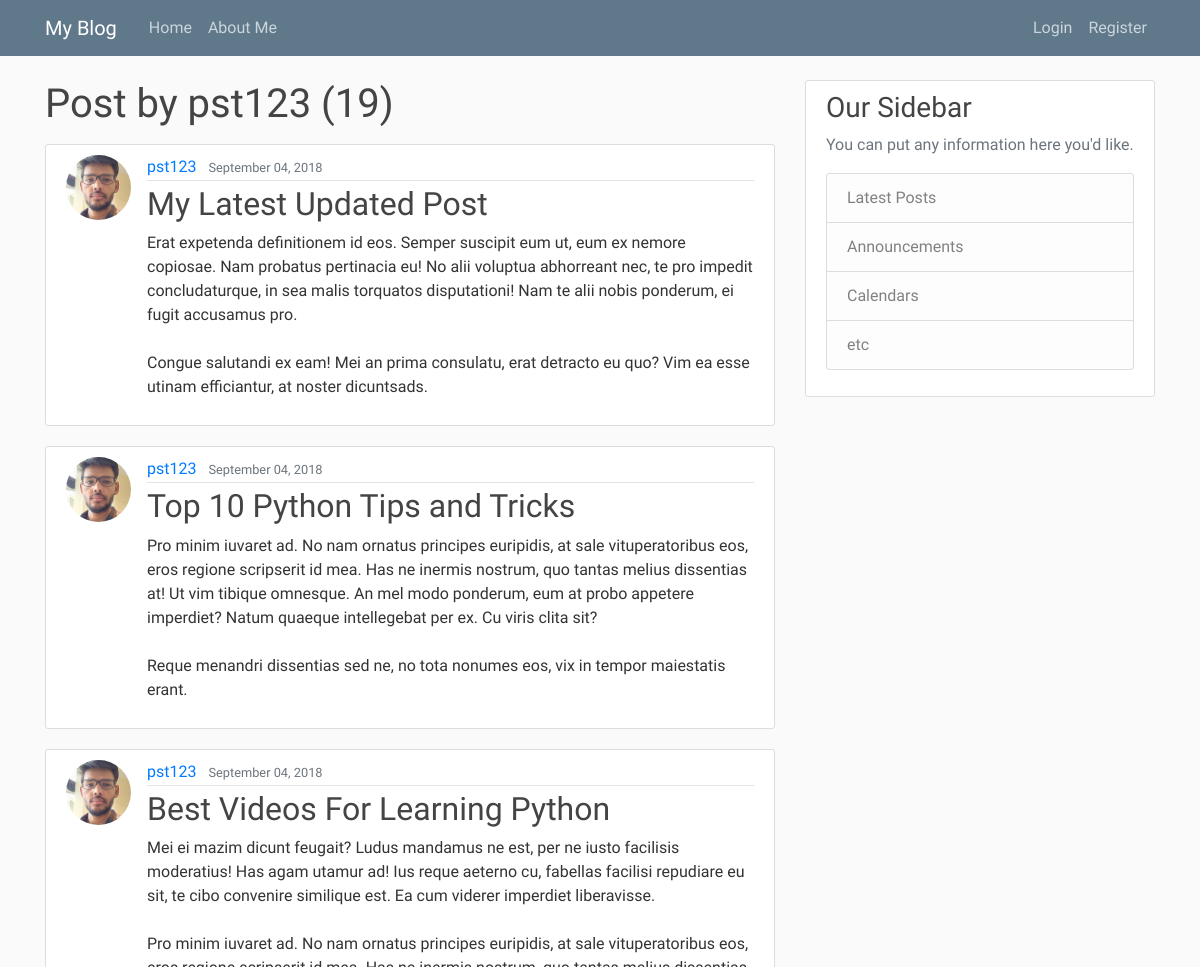
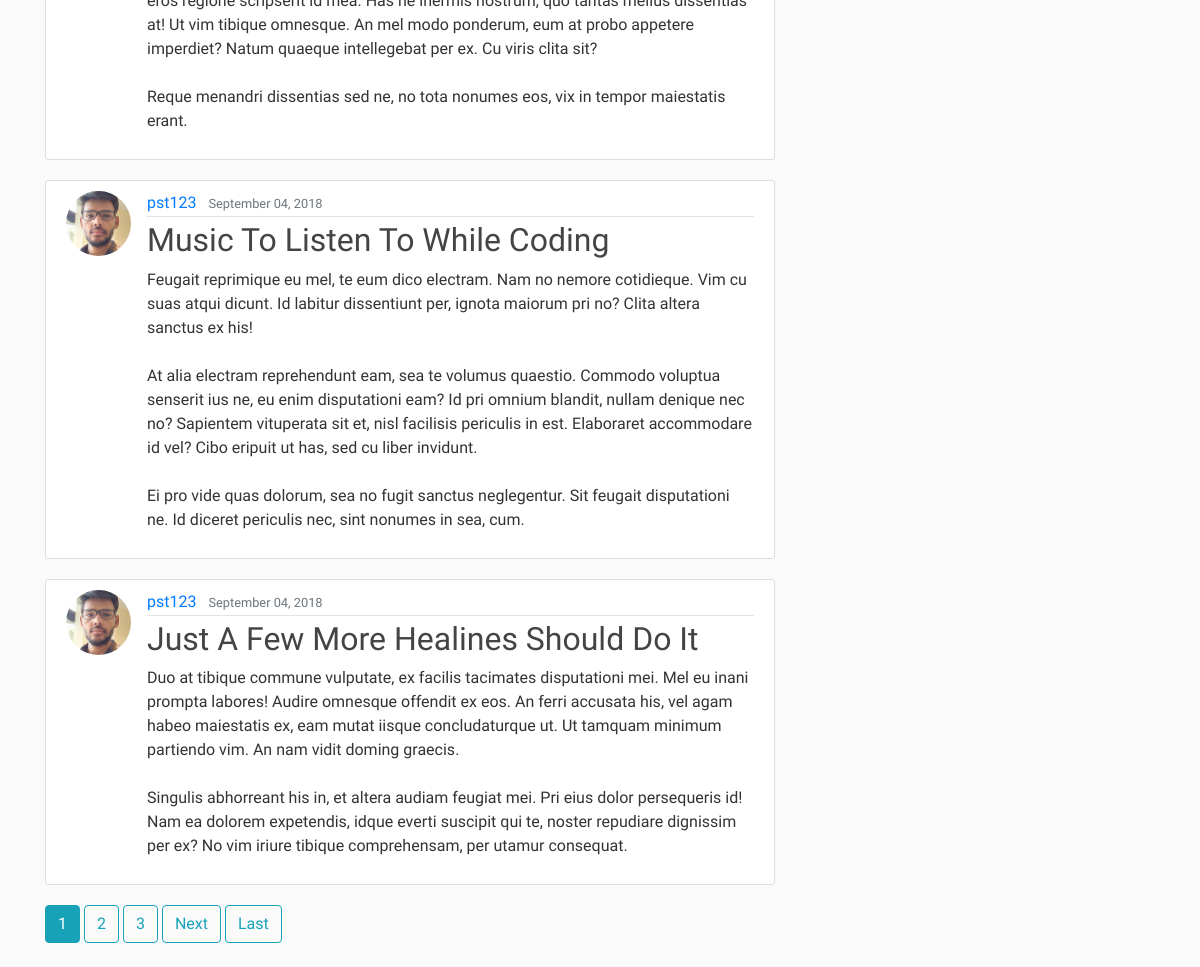
The page /posts/users/pst123/ on the database its author committed (2 pictures, top to bottom).
### blog/models.py (models this page shows, shortened)
class Post(models.Model):
    title = models.CharField(max_length=100)
    content = models.TextField()
    date_posted = models.DateTimeField(default=timezone.now)
    author = models.ForeignKey(User, on_delete=models.CASCADE)

### users/models.py (models this page shows, shortened)
class Profile(models.Model):
    user = models.OneToOneField(User, on_delete=models.CASCADE)
    image = models.ImageField(default='default.jpg', upload_to='profile_pics')

### blog/views.py (the view)
# urls.py: path('users/<str:username>/', UserPostListView.as_view(), name='user-posts'),
class UserPostListView(ListView):
    model = Post
    template_name = 'blog/user_posts.html'
    context_object_name = 'posts'
    ordering = ['-date_posted']
    paginate_by = 5
    def get_queryset(self):
        user = get_object_or_404(User, username=self.kwargs.get('username'))
        return Post.objects.filter(author=user).order_by('-date_posted')

### blog/templates/blog/user_posts.html (shortened to what this page needs)
{% extends 'blog/base.html' %}
{% block content %}
  <h1 class="mb-3"> Post by {{ view.kwargs.username }} ({{ page_obj.paginator.count }}) </h1>
   {% for post in posts %}
          <article class="media content-section">
                  <img class="rounded-circle article-img"
                       src="{{ post.author.profile.image.url }}">
                  <div class="media-body">
                     <div class="article-metadata">
                        <a class="mr-2" href="{% url 'user-posts' post.author.username %}">{{ post.author }}</a>
                        <small class="text-muted">{{ post.date_posted|date:"F d, Y" }}</small>
                     </div>
                     <h2><a class="article-title"
                           href="{% url 'post-detail' post.id %}">{{ post.title }}
                        </a>
                    </h2>
                    <p class="article-content">{{ post.content }}</p>
                  </div>
          </article>
   {% endfor %}
   {% if is_paginated %}
      {% for num in page_obj.paginator.page_range %}
           {% if page_obj.number == num %}
              <a class="btn btn-info mb-4" href="?page={{ num }}"> {{ num }}</a>
           {% elif num > page_obj.number|add:'-3' and num < page_obj.number|add:'3' %}
              <a class="btn btn-outline-info mb-4" href="?page={{ num }}"> {{ num }}</a>
           {% endif %}
      {% endfor %}
      {% if page_obj.has_next %}
          <a class="btn btn-outline-info mb-4" href="?page={{ page_obj.next_page_number }}"> Next </a>
          <a class="btn btn-outline-info mb-4" href="?page={{ page_obj.paginator.num_pages }}"> Last </a>
      {% endif %}
   {% endif %}
{% endblock content %}

### blog/static/blog/css/main.css (style rules this page uses)
body { background: #fafafa; color: #333333; margin-top: 5rem; font-family: 'Karma', serif; }
h1, h2, h3, h4, h5, h6 { color: #444444; }
.content-section { background: #ffffff; padding: 10px 20px; border: 1px solid #dddddd; border-radius: 3px; margin-bottom: 20px; }
.article-title { color: #444444; }
.article-content { white-space: pre-line; }
.article-img { height: 65px; width: 65px; margin-right: 16px; }
.article-metadata { padding-bottom: 1px; margin-bottom: 4px; border-bottom: 1px solid #e3e3e3 }

### rows shown on the page
Post: author.profile.image (picture), author "pst123", date_posted "September 04, 2018", title "My Latest Updated Post", content "Erat expetenda definitionem id eos. Semper suscipit eum ut, eum ex nemore copiosae. Nam probatus pertinacia eu! No alii voluptua abhorreant nec, te pro impedit concludaturque, in sea malis torquatos disputationi! Nam te alii nobis ponderum, ei fugit accusamus pro. Congue salutandi ex eam! Mei an prima consulatu, erat detracto eu quo? Vim ea esse utinam efficiantur, at noster dicuntsads."
Post: author.profile.image (picture), author "pst123", date_posted "September 04, 2018", title "Top 10 Python Tips and Tricks", content "Pro minim iuvaret ad. No nam ornatus principes euripidis, at sale vituperatoribus eos, eros regione scripserit id mea. Has ne inermis nostrum, quo tantas melius dissentias at! Ut vim tibique omnesque. An mel modo ponderum, eum at probo appetere imperdiet? Natum quaeque intellegebat per ex. Cu viris clita sit? Reque menandri dissentias sed ne, no tota nonumes eos, vix in tempor maiestatis erant."
Post: author.profile.image (picture), author "pst123", date_posted "September 04, 2018", title "Best Videos For Learning Python", content "Mei ei mazim dicunt feugait? Ludus mandamus ne est, per ne iusto facilisis moderatius! Has agam utamur ad! Ius reque aeterno cu, fabellas facilisi repudiare eu sit, te cibo convenire similique est. Ea cum viderer imperdiet liberavisse. Pro minim iuvaret ad. No nam ornatus principes euripidis, at sale vituperatoribus eos, eros regione scripserit id mea. Has ne inermis nostrum, quo tantas melius dissentias at! Ut vim tibique omnesque. An mel modo ponderum, eum at probo appetere imperdiet? Natum quaeque intellegebat per ex. Cu viris clita sit? Reque menandri dissentias sed ne, no tota nonumes eos, vix in tempor maiestatis erant."
Post: author.profile.image (picture), author "pst123", date_posted "September 04, 2018", title "Music To Listen To While Coding", content "Feugait reprimique eu mel, te eum dico electram. Nam no nemore cotidieque. Vim cu suas atqui dicunt. Id labitur dissentiunt per, ignota maiorum pri no? Clita altera sanctus ex his! At alia electram reprehendunt eam, sea te volumus quaestio. Commodo voluptua senserit ius ne, eu enim disputationi eam? Id pri omnium blandit, nullam denique nec no? Sapientem vituperata sit et, nisl facilisis periculis in est. Elaboraret accommodare id vel? Cibo eripuit ut has, sed cu liber invidunt. Ei pro vide quas dolorum, sea no fugit sanctus neglegentur. Sit feugait disputationi ne. Id diceret periculis nec, sint nonumes in sea, cum."
Post: author.profile.image (picture), author "pst123", date_posted "September 04, 2018", title "Just A Few More Healines Should Do It", content "Duo at tibique commune vulputate, ex facilis tacimates disputationi mei. Mel eu inani prompta labores! Audire omnesque offendit ex eos. An ferri accusata his, vel agam habeo maiestatis ex, eam mutat iisque concludaturque ut. Ut tamquam minimum partiendo vim. An nam vidit doming graecis. Singulis abhorreant his in, et altera audiam feugiat mei. Pri eius dolor persequeris id! Nam ea dolorem expetendis, idque everti suscipit qui te, noster repudiare dignissim per ex? No vim iriure tibique comprehensam, per utamur consequat."

### other values the page prints
{{ view.kwargs.username }} "pst123"
{{ page_obj.paginator.count }} "19"
{{ num }} "1"
{{ num }} "2" "3"
